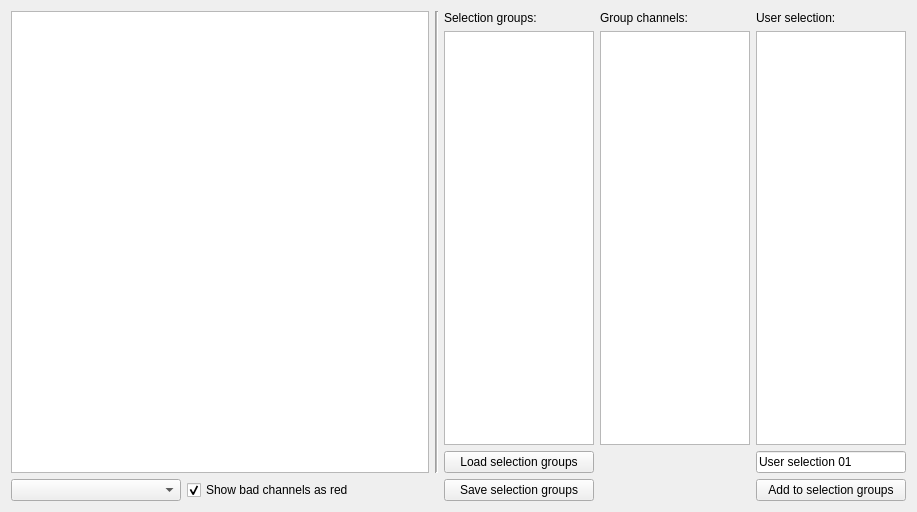
<?xml version="1.0" encoding="UTF-8"?>
<ui version="4.0">
 <class>SelectionManagerWindow</class>
 <widget class="QWidget" name="SelectionManagerWindow">
  <property name="geometry">
   <rect>
    <x>0</x>
    <y>0</y>
    <width>917</width>
    <height>512</height>
   </rect>
  </property>
  <property name="windowTitle">
   <string>Form</string>
  </property>
  <layout class="QHBoxLayout" name="horizontalLayout">
   <item>
    <layout class="QGridLayout" name="gridLayout_2" columnstretch="0,0,0,0,0,0,0,0,0,0">
     <property name="horizontalSpacing">
      <number>6</number>
     </property>
     <item row="5" column="1">
      <widget class="QComboBox" name="m_comboBox_layoutFile">
       <property name="sizePolicy">
        <sizepolicy hsizetype="Fixed" vsizetype="Fixed">
         <horstretch>0</horstretch>
         <verstretch>0</verstretch>
        </sizepolicy>
       </property>
       <property name="minimumSize">
        <size>
         <width>170</width>
         <height>0</height>
        </size>
       </property>
       <property name="maximumSize">
        <size>
         <width>170</width>
         <height>16777215</height>
        </size>
       </property>
      </widget>
     </item>
     <item row="0" column="4" rowspan="5">
      <widget class="Line" name="line">
       <property name="font">
        <font>
         <pointsize>8</pointsize>
        </font>
       </property>
       <property name="frameShadow">
        <enum>QFrame::Sunken</enum>
       </property>
       <property name="lineWidth">
        <number>1</number>
       </property>
       <property name="midLineWidth">
        <number>1</number>
       </property>
       <property name="orientation">
        <enum>Qt::Vertical</enum>
       </property>
      </widget>
     </item>
     <item row="0" column="7">
      <widget class="QLabel" name="label">
       <property name="sizePolicy">
        <sizepolicy hsizetype="Preferred" vsizetype="Fixed">
         <horstretch>0</horstretch>
         <verstretch>0</verstretch>
        </sizepolicy>
       </property>
       <property name="text">
        <string>Group channels:</string>
       </property>
      </widget>
     </item>
     <item row="0" column="1" rowspan="5" colspan="3">
      <widget class="QGraphicsView" name="m_graphicsView_layoutPlot">
       <property name="mouseTracking">
        <bool>true</bool>
       </property>
       <property name="dragMode">
        <enum>QGraphicsView::NoDrag</enum>
       </property>
       <property name="transformationAnchor">
        <enum>QGraphicsView::AnchorUnderMouse</enum>
       </property>
       <property name="resizeAnchor">
        <enum>QGraphicsView::AnchorUnderMouse</enum>
       </property>
       <property name="rubberBandSelectionMode">
        <enum>Qt::IntersectsItemShape</enum>
       </property>
      </widget>
     </item>
     <item row="1" column="8" rowspan="3" colspan="2">
      <widget class="QListWidget" name="m_listWidget_userDefined">
       <property name="sizePolicy">
        <sizepolicy hsizetype="Fixed" vsizetype="Preferred">
         <horstretch>0</horstretch>
         <verstretch>0</verstretch>
        </sizepolicy>
       </property>
       <property name="minimumSize">
        <size>
         <width>150</width>
         <height>0</height>
        </size>
       </property>
       <property name="maximumSize">
        <size>
         <width>150</width>
         <height>16777215</height>
        </size>
       </property>
       <property name="mouseTracking">
        <bool>true</bool>
       </property>
       <property name="acceptDrops">
        <bool>true</bool>
       </property>
       <property name="dragDropMode">
        <enum>QAbstractItemView::DropOnly</enum>
       </property>
       <property name="selectionMode">
        <enum>QAbstractItemView::ExtendedSelection</enum>
       </property>
       <property name="sortingEnabled">
        <bool>false</bool>
       </property>
      </widget>
     </item>
     <item row="0" column="5">
      <widget class="QLabel" name="label_2">
       <property name="sizePolicy">
        <sizepolicy hsizetype="Fixed" vsizetype="Fixed">
         <horstretch>0</horstretch>
         <verstretch>0</verstretch>
        </sizepolicy>
       </property>
       <property name="minimumSize">
        <size>
         <width>150</width>
         <height>0</height>
        </size>
       </property>
       <property name="maximumSize">
        <size>
         <width>150</width>
         <height>16777215</height>
        </size>
       </property>
       <property name="text">
        <string>Selection groups:</string>
       </property>
      </widget>
     </item>
     <item row="4" column="5">
      <widget class="QPushButton" name="m_pushButton_loadSelection">
       <property name="enabled">
        <bool>true</bool>
       </property>
       <property name="sizePolicy">
        <sizepolicy hsizetype="Preferred" vsizetype="Fixed">
         <horstretch>0</horstretch>
         <verstretch>0</verstretch>
        </sizepolicy>
       </property>
       <property name="minimumSize">
        <size>
         <width>0</width>
         <height>0</height>
        </size>
       </property>
       <property name="maximumSize">
        <size>
         <width>16777215</width>
         <height>16777215</height>
        </size>
       </property>
       <property name="text">
        <string>Load selection groups</string>
       </property>
      </widget>
     </item>
     <item row="0" column="8" colspan="2">
      <widget class="QLabel" name="label_5">
       <property name="maximumSize">
        <size>
         <width>150</width>
         <height>16777215</height>
        </size>
       </property>
       <property name="text">
        <string>User selection:</string>
       </property>
      </widget>
     </item>
     <item row="1" column="5" rowspan="3">
      <widget class="QListWidget" name="m_listWidget_selectionGroups">
       <property name="sizePolicy">
        <sizepolicy hsizetype="Fixed" vsizetype="Preferred">
         <horstretch>0</horstretch>
         <verstretch>0</verstretch>
        </sizepolicy>
       </property>
       <property name="minimumSize">
        <size>
         <width>150</width>
         <height>0</height>
        </size>
       </property>
       <property name="maximumSize">
        <size>
         <width>150</width>
         <height>16777215</height>
        </size>
       </property>
      </widget>
     </item>
     <item row="5" column="5">
      <widget class="QPushButton" name="m_pushButton_saveSelection">
       <property name="enabled">
        <bool>true</bool>
       </property>
       <property name="sizePolicy">
        <sizepolicy hsizetype="Preferred" vsizetype="Fixed">
         <horstretch>0</horstretch>
         <verstretch>0</verstretch>
        </sizepolicy>
       </property>
       <property name="minimumSize">
        <size>
         <width>0</width>
         <height>0</height>
        </size>
       </property>
       <property name="maximumSize">
        <size>
         <width>16777215</width>
         <height>16777215</height>
        </size>
       </property>
       <property name="text">
        <string>Save selection groups</string>
       </property>
      </widget>
     </item>
     <item row="1" column="7" rowspan="3">
      <widget class="QListWidget" name="m_listWidget_visibleChannels">
       <property name="sizePolicy">
        <sizepolicy hsizetype="Fixed" vsizetype="Preferred">
         <horstretch>0</horstretch>
         <verstretch>0</verstretch>
        </sizepolicy>
       </property>
       <property name="minimumSize">
        <size>
         <width>150</width>
         <height>0</height>
        </size>
       </property>
       <property name="maximumSize">
        <size>
         <width>150</width>
         <height>16777215</height>
        </size>
       </property>
       <property name="dragEnabled">
        <bool>true</bool>
       </property>
       <property name="dragDropMode">
        <enum>QAbstractItemView::DragOnly</enum>
       </property>
       <property name="defaultDropAction">
        <enum>Qt::CopyAction</enum>
       </property>
       <property name="selectionMode">
        <enum>QAbstractItemView::ExtendedSelection</enum>
       </property>
      </widget>
     </item>
     <item row="5" column="3">
      <spacer name="horizontalSpacer">
       <property name="orientation">
        <enum>Qt::Horizontal</enum>
       </property>
       <property name="sizeHint" stdset="0">
        <size>
         <width>40</width>
         <height>20</height>
        </size>
       </property>
      </spacer>
     </item>
     <item row="5" column="8" colspan="2">
      <widget class="QPushButton" name="m_pushButton_addToSelectionGroups">
       <property name="sizePolicy">
        <sizepolicy hsizetype="Fixed" vsizetype="Fixed">
         <horstretch>0</horstretch>
         <verstretch>0</verstretch>
        </sizepolicy>
       </property>
       <property name="minimumSize">
        <size>
         <width>150</width>
         <height>0</height>
        </size>
       </property>
       <property name="maximumSize">
        <size>
         <width>150</width>
         <height>16777215</height>
        </size>
       </property>
       <property name="text">
        <string>Add to selection groups</string>
       </property>
      </widget>
     </item>
     <item row="4" column="8" colspan="2">
      <widget class="QLineEdit" name="m_lineEdit_selectionGroupName">
       <property name="sizePolicy">
        <sizepolicy hsizetype="Fixed" vsizetype="Fixed">
         <horstretch>0</horstretch>
         <verstretch>0</verstretch>
        </sizepolicy>
       </property>
       <property name="minimumSize">
        <size>
         <width>150</width>
         <height>0</height>
        </size>
       </property>
       <property name="maximumSize">
        <size>
         <width>150</width>
         <height>16777215</height>
        </size>
       </property>
       <property name="text">
        <string>User selection 01</string>
       </property>
      </widget>
     </item>
     <item row="5" column="2">
      <widget class="QCheckBox" name="m_checkBox_showBadChannelsAsRed">
       <property name="text">
        <string>Show bad channels as red</string>
       </property>
       <property name="checked">
        <bool>true</bool>
       </property>
      </widget>
     </item>
    </layout>
   </item>
  </layout>
 </widget>
 <resources/>
 <connections/>
</ui>
